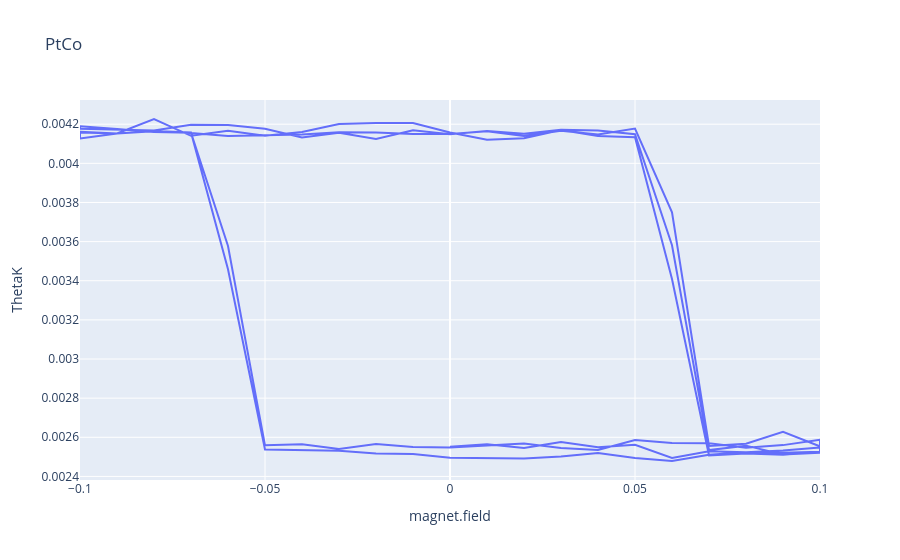

The cell this chart's notebook holds for it:
### Code cell
test = pd.read_csv("FieldSweepExamp.csv", comment = ";")
print(test.columns)
# Apply the function to the dataframe
test = rename_columns(test)
print(test.columns)


# px.line(test, x='magnet.field', y=" dem(3)['x'] # X1", title='PtCo')
px.line(test, x='magnet.field', y="ThetaK", title='PtCo')
